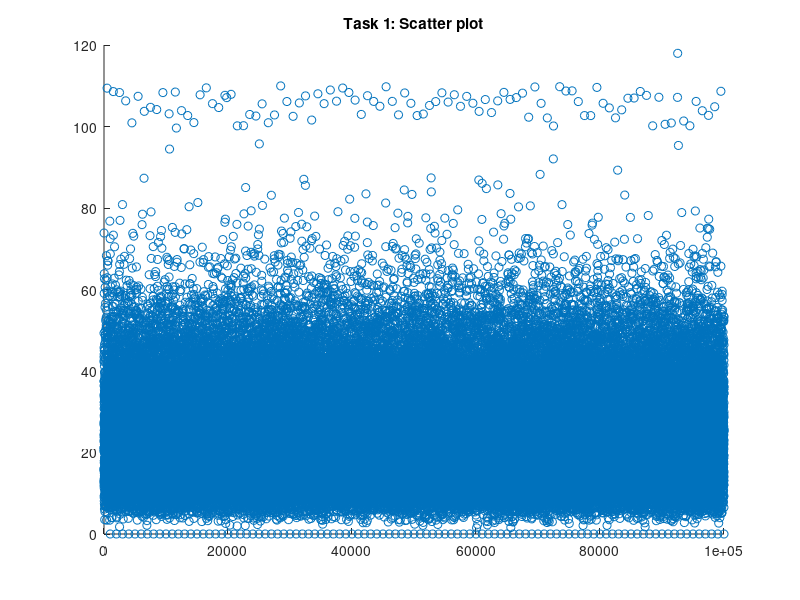
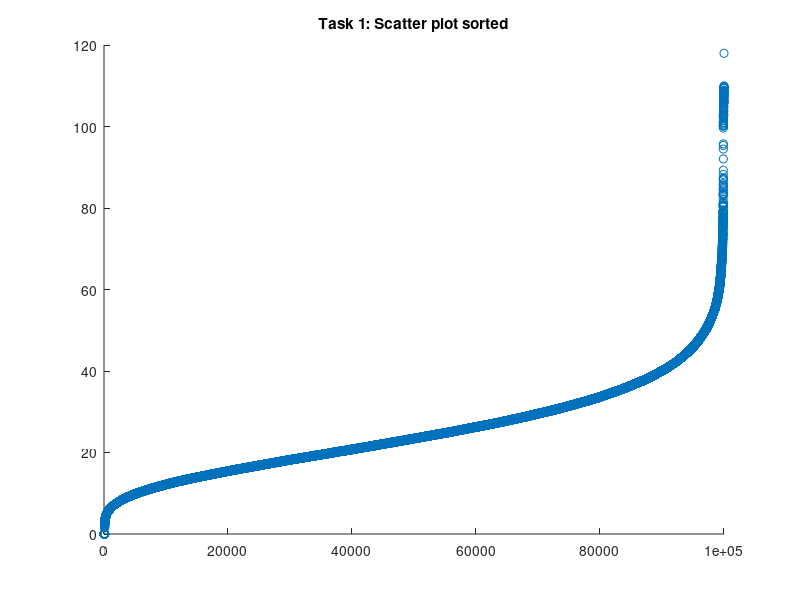

Here is the MATLAB script that generated these plots, in order: (Note: this script raises an error after producing the figures.)
clc;
clear;
data = load("dataIndSSA2022.mat");
d1 = data.task1_data;

%% Mean, Variance, and Sample 
fprintf('\nTask 1\n\n'); 
n = length(d1);
d1_mean = mean(d1);
fprintf('There are %d datapoints in the data set\n', n); 
fprintf('Minimum value: %f\n', min(d1)); 
fprintf('Maximum value: %f\n', max(d1));
fprintf('Mean value   : %f\n\n', d1_mean);

d1_sigma2 = sum((d1 - d1_mean).^2)/n-1;
fprintf('The variance is: %f\n\n', d1_sigma2);
d1_sigma = sqrt(d1_sigma2);
fprintf('The standard deviation is: %f\n\n', d1_sigma);

%% 7 Number Summary
fprintf('2nd percentile  : %f\n', prctile(d1, 2)); 
fprintf('9th percentile  : %f\n', prctile(d1, 9)); 
fprintf('1st quartile    : %f\n', prctile(d1, 25)); 
fprintf('median value    : %f\n', median(d1));
fprintf('3rd quartile    : %f\n', prctile(d1, 75)); 
fprintf('91st percentile : %f\n', prctile(d1, 91)); 
fprintf('98th percentile : %f\n', prctile(d1, 98)); 

%% Visualisation - Scatter 
% A scatter plot is the easiest and thus first visualisation to be conducted
% the plot shows a strong cluster of values around the mean line, with a
% large gap between 80 and 100 on the Y axis as well as an unusual
% formation of points on the 0 line.
figure(1);
scatter(1:length(d1), d1);
hold on;
plot([0,length(d1)], [d1_mean, d1_mean])
hold off;
title('Task 1: Scatter plot')

%% Visualisation - Sorted Scatter
% A sort of the data provides a clearer understanding of the growth of the
% cumulitive distribution function and shows the break in the data in the 
% region around 90 - 100 
figure(2);
scatter(1:length(d1), sort(d1));
title('Task 1: Scatter plot sorted')

%% Visualisation - Histogram 
% At first glance a histogram shows a poisson distribution, this plot also
% confirms that the large number of values clustered at 0 do not fit into
% the curve of the distribution. The tail of the distribution also does not
% look normal, with an unexpected rise in values around 100

figure(3);
histogram(d1, 1000, 'normalization', 'probability');
title('Task 1: Histogram')

%% Visualisation - Box and Whisker 
% The box and whisker plot confirms the abnormality of the tail falls
% ouside the interquartile range of the distribution.  We can thus conclude
% that between 

figure(4);
boxplot(d1, 'Notch', 'on')
title('Task 1: Box plot')

%% Data Cleaning
% Data points larger than 53.3415 and equal to zero are removed from the
% set due to the fact that they do not fall within the interquartile ranges
figure(5);
d1c = d1(d1 <= 53.3415);
d1c = d1c(d1c > 0);
histogram(d1c, 1000, 'normalization', 'probability');
title('Task 1: Histogram of cleaned data')

%% Mean, Variance, and Sample 
fprintf('\nAfter data cleaning:\n\n'); 
fprintf(['%d remaining datapoints in the set (%d removed)' ...
    '\n'], length(d1c), length(d1) - length(d1c)); 
fprintf('Minimum value : %f\n', min(d1c)); 
fprintf('Maximum value : %f\n', max(d1c));
d1c_mean = mean(d1c);
fprintf('Mean value    : %f\n\n', d1c_mean);

d1c_sigma2 = sum((d1c - mean(d1c)).^2)/n-1;
fprintf('The variance is: %f\n\n', d1c_sigma2);
d1c_sigma = sqrt(d1c_sigma2);
fprintf('The standard deviation is: %f\n\n', d1c_sigma);

%% 7 Number Summary
fprintf('2nd percentile  : %f\n', prctile(d1c, 2)); 
fprintf('9th percentile  : %f\n', prctile(d1c, 9)); 
fprintf('1st quartile    : %f\n', prctile(d1c, 25)); 
fprintf('median value    : %f\n', median(d1c));
fprintf('3rd quartile    : %f\n', prctile(d1c, 75)); 
fprintf('91st percentile : %f\n', prctile(d1c, 91)); 
fprintf('98th percentile : %f\n', prctile(d1c, 98)); 

%% Skew
% The positive result indicates that the data is skewed to the left of the
% x axis, this tracks with the histogram shown
skew = 3 * (mean(d1c) - median(d1c))/d1c_sigma;
fprintf('\nSkew : %f\n', skew); 

%% Distribution
% It is hypothesised that the data comes from a Normal distribution, shown
% by the fitting of a curve to the data set
normal = @(x) (1./(d1c_sigma .* sqrt(2 .* pi))) * exp(-1/2 * ((x - d1c_mean) ./ d1c_sigma).^2);

figure(6)
histogram(d1c, 'normalization', 'probability');
hold on;
fplot(normal, 'r')
hold off;
title('Task 1: Fitted Distribution')


%% Task 2 
fprintf('\nTask 2\n\n'); 
d2 = data.task2_data;

%% Part A - Estimate Parameters
n = length(d2)
d2_mu_hat = sum(log(d2))./n;
d2_sigma_hat = sqrt( sum((log(d2) - d2_mu_hat).^2)./n );

fprintf('Estimated mean (mu hat)    : %f\n', d2_mu_hat); 
fprintf('Estimated mean (sigma hat) : %f\n', d2_sigma_hat); 

%% Part B - Density Histogram Plot
lognormal = @(x) 1 ./ (x.*d2_sigma_hat.*sqrt(2*pi)) .* exp( -(log(x) - d2_mu_hat).^2. ./ (2*d2_sigma_hat.^2));

figure(7)
histogram(d2, 'normalization', 'probability');
hold on;
fplot(lognormal, 'r')
hold off;

%% Part C - Chi Squared test
% For each bin value in our dataset calculate the expected value from the 
% distribution.  The null hypothesis is that the 
CDF = @(x) (1 + erf((log(x) - d2_mu_hat)./ (d2_sigma_hat * sqrt(2))))/2;
expected = @(x) CDF(x+1) - CDF(x);

obs = histcounts(d2);
exp = length(d2) .* expected(0:length(obs)-1);

nonZeroBins = obs(obs > 0);
noNonZeroBins = length(nonZeroBins)

figure(8)
plot(obs, 'b');
hold on;
plot(exp, 'r');
hold off;
title('Task 2: Observed and Expected values')


%% Calculate Chi Squared
% Create a function to calculate the Chi^2 value 
chiSqd = @(O, E) sum((O - E).^2 ./ E);
chiSquared = chiSqd(obs, exp);

% degree of freedom = No of non zero bins - no of estimate params
degreeOfFreedom = 63 - 2;

% Critical value = 1- alpha  = 0.95 in table
alpha = 0.05;
criticalValue = 1 - alpha;

fprintf('Calculated chi squared value: %f\n', chiSquared); 
fprintf('Degrees of Freedom: %f\n', degreeOfFreedom); 
fprintf('Alpha: %f\n', alpha); 
fprintf('Critical Value: %f\n', criticalValue); 

% After looking up in a table the p-Value = 42.188
% as the p value is greater than 


%% Task 3 - Part A
n = 10000
a_1 = 0;
a_2 = 63308;
a_3 = -183326;
b_1 = 86098;
b_2 = 0;
b_3 = -539608;
m_1 = 2147483647;
m_2 = 2145483479;

X = zeros(n + 3, 1);
X(1) = 5
X(2) = 1
X(3) = 9

Y = zeros(n + 3, 1);
Y(1) = 3;
Y(2) = 3;
Y(3) = 8;

Z = zeros(n + 3, 1);

for i = 4:n+3
    X(i) = mod((a_1 * X(i-1) + a_2 * X(i-2) + a_3 * X(i-3)), m_1);
    Y(i) = mod((b_1 * Y(i-1) + b_2 * Y(i-2) + b_3 * X(i-3)), m_2);
    Z(i) = mod((X(i)- Y(i)),m_1);
end

Z = Z(4:end)./m_1;

figure(9)
scatter(linspace(0, 1, n), Z);

%%  Part B: - Kolmogorov-Smirnov Test
% The zero hypothesis for the K-S test is that the distribution fits a
% uniform random distribution

U_pdf = ones(n, 1) ./ n;
U_cdf = cumsum(U_pdf)/sum(U_pdf);

Z_cdf = cumsum(Z)/sum(Z);

figure(10)
plot(1:length(U_cdf), U_cdf)
hold on;
plot(1:length(Z_cdf), Z_cdf, 'r')
hold off;
title('Uniform Distribution Generation')
legend('Perfect', 'Generated')

%%
delta = abs(Z_cdf - U_cdf);
d = max(delta);
criticalValue = 1.36/sqrt(n);
fprintf('D value: %f\n', d); 
fprintf('Critical Value: %f\n', criticalValue);

% As the critical value is smaller that the critical value the null
% hypothesis is not rejected. This means that the randomly generated values
% are not significantly differently distributed and are thus a "good" random
% set of values

%% Part C: Poker Test
